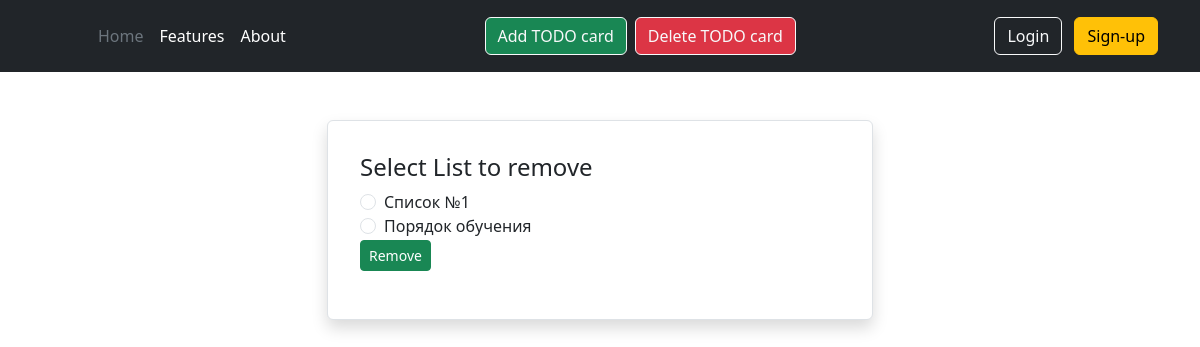
The app's page /del_list/, older data.
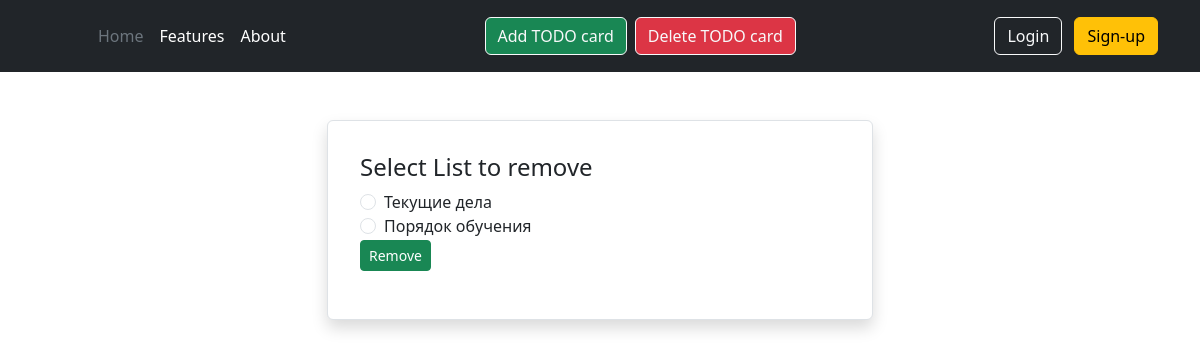
The same page, newer data.
### TODOlist_app/models.py (models this page shows)
class TodoTitle(models.Model):
    title = models.CharField(max_length=30)
    date_added = models.DateTimeField(auto_now_add=True)

### TODOlist_app/views.py (the view, shortened to what this page needs)
# urls.py: path('del_list/', views.del_list, name='del_list'),
def del_list(request):
    if request.method == 'GET':
        form_delListForm = delListForm()
    context = {'form_delListForm': form_delListForm, 'titles': TodoTitle.objects.all()}
    return render(request, 'TODOlist_app/del_list.html', context)

### TODOlist_app/forms.py
class delListForm(forms.Form):
    pass

### TODOlist_app/templates/TODOlist_app/del_list.html (shortened to what this page needs)
{% extends 'TODOlist_app/base.html' %}
{% block content %}
<div class="container">
    <div class="row justify-content-center">
        <div class="col-6">
            <div class="card border shadow p-3 mb-5 bg-white">
                <div class="card-body">
                    <h4 class="card-title">Select List to remove</h4>
                    <form action="{% url 'TODOlist_app:del_list' %}" method='POST'>
                        <div class="form-check">
                            {% for title in titles %}
                            <input class="form-check-input" type="radio" name="title" value="{{ title.title }}">
                            <label class="form-check-label" for="{{ title.title }}">{{ title.title }}</label><br>
                            {% endfor %}
                        </div>
                        <button type="submit" name="btn_del_entry" class="btn btn-success btn-sm lead">
                            Remove
                        </button>
                    </form>
                </div>
            </div>
        </div>
    </div>
</div>
{% endblock content %}

Row changes from the older to the newer data that the page shows:
changed TodoTitle: title "Список №1" → "Текущие дела"
